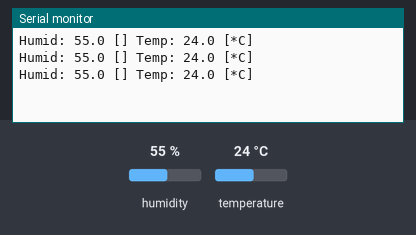
A sketch run on a simulated Arduino Uno, built with avr-gcc and run on an emulated ATmega328P. Shown: the last lines printed to the serial monitor. The inputs (shaded band) are chosen by the test bench; at power-on: humidity 55 %, temperature 24 °C.

Above: at 2.8 s.
2.9 s: humidity set to 22 %
At 4.6 s:
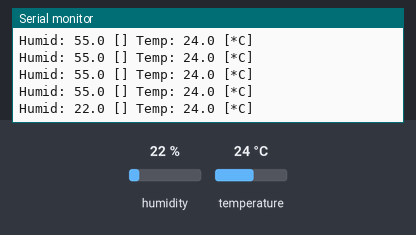
5.6 s: temperature set to 12 °C
At 6.3 s:
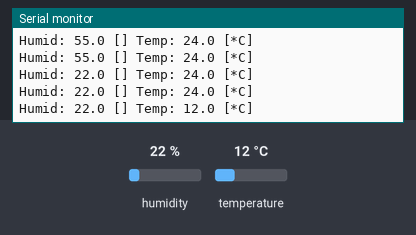
8.3 s: humidity set to 40 %
At 9.8 s:
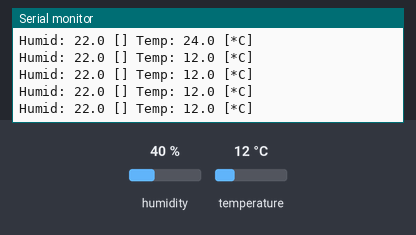
Timing chart, 0 to 11.3 s (numbered marks = the images above; inputs shaded):
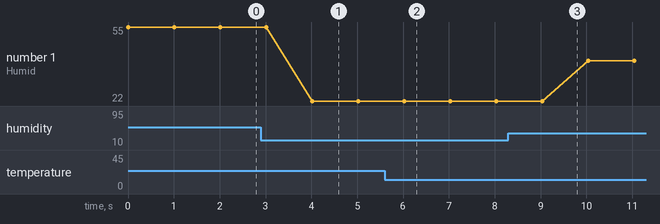

The sketch:

dht22_cont.ino
```cpp
#include "DHT.h"

#define DHTTYPE DHT22
#define DHTPIN 7

DHT dht(DHTPIN, DHTTYPE);

void setup() {
  Serial.begin(9600);
  dht.begin();
}

void loop() {
  float h = dht.readHumidity();
  float t = dht.readTemperature();
  char temp[7];
  char humid[7];
  char disp[20];

  if (isnan(h) || isnan(t)) {
    Serial.println("something wrong.");
    return;
  }

  dtostrf(h, 3, 1, humid);
  dtostrf(t, 3, 1, temp);

  sprintf(disp, "Humid: %s [] Temp: %s [*C]", humid, temp);
  Serial.println(disp);
  delay(1000);
}
```

Measured:
- after the input at 2.9 s, the serial monitor: prints a new line after 1.1 s (image 1)
- after the input at 5.6 s, the serial monitor: prints a new line after 0.43 s (image 2)
- plotted number 1: 55 → 22 after the input at 2.9 s, 22 → 40 after the input at 8.3 s
